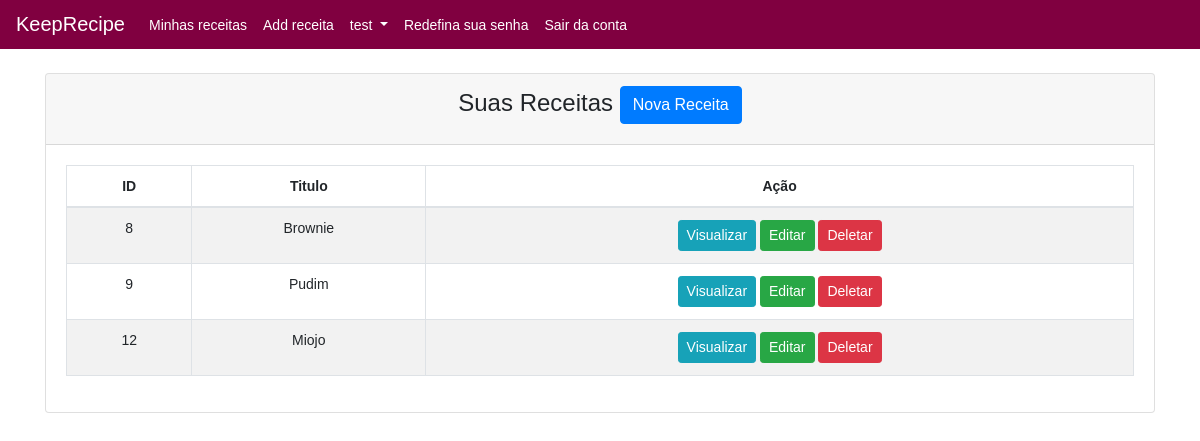
Screenshot of /KeepRecipeV2/welcome.php (signed in) with the database file from the repository.
### tables this page shows
CREATE TABLE `recipe` (
  `id` int(11) NOT NULL,
  `title` varchar(255) NOT NULL,
  `modo_preparo` varchar(255) NOT NULL,
  `ingredient` varchar(255) NOT NULL,
  `id_user` int(11) NOT NULL,
  `created_at` datetime NOT NULL DEFAULT current_timestamp()
);

### KeepRecipeV2/welcome.php (the view, shortened to what this page needs)
<?php
require 'dbcon.php';
?>
<!DOCTYPE html>
<html lang="pt-br">
<head>
    <link rel="stylesheet" href="https://stackpath.bootstrapcdn.com/bootstrap/4.5.2/css/bootstrap.min.css">
</head>
<body>
    <nav class="navbar navbar-expand-lg navbar-light" style="background-color: #800040;">
        <a class="navbar-brand" href="#"  style="color: #ffffff;">KeepRecipe</a>
        <div class="collapse navbar-collapse" id="navbarSupportedContent">
            <ul class="navbar-nav mr-auto">
                <li class="nav-item active">
                    <a class="nav-link" href="#" style="color: #ffffff;"> Minhas receitas <span class="sr-only">(current)</span></a>
                </li>
                <li class="nav-item active">
                    <a class="nav-link" href="#"  style="color: #ffffff;">Add receita</a>
                </li>
                <li class="nav-item dropdown">
                    <a class="nav-link dropdown-toggle" href="#" id="navbarDropdown" role="button" data-toggle="dropdown" aria-haspopup="true" aria-expanded="false"  style="color: #ffffff;">
                        <?php echo htmlspecialchars($_SESSION["username"]); ?>
                    </a>
                </li>
                <li>
                    <a class="nav-link" href="reset-password.php" style="color: #ffffff;">Redefina sua senha</a>
                </li>
                <li>
                    <a class="nav-link"href="logout.php" style="color: #ffffff;">Sair da conta</a>
                </li>
            </ul>
        </div>
    </nav>
    <div class="container mt-4">
        <div class="row">
            <div class="col-md-12">
                <div class="card">
                    <div class="card-header">
                        <h4>Suas Receitas
                            <a href="recipe-create.php" class="btn btn-primary float-end">Nova Receita</a>
                        </h4>
                    </div>
                    <div class="card-body">
                        <table class="table table-bordered table-striped">
                            <thead>
                                <tr>
                                    <th>ID</th>
                                    <th>Titulo</th>
                                    <th>Ação</th>
                                </tr>
                            </thead>
                            <tbody>
                                <?php
                                    $query = "SELECT * FROM recipe";
                                    $query_run = mysqli_query($con, $query);
                                    if(mysqli_num_rows($query_run) > 0)
                                    {
                                        foreach($query_run as $recipe)
                                        {
                                            ?>
                                            <tr>
                                                <td><?= $recipe['id']; ?></td>
                                                <td><?= $recipe['title']; ?></td>
                                                <td>
                                                    <a href="recipe-view.php?id=<?= $recipe['id']; ?>" class="btn btn-info btn-sm">Visualizar</a>
                                                    <a href="recipe-edit.php?id=<?= $recipe['id']; ?>" class="btn btn-success btn-sm">Editar</a>
                                                    <form action="crud.php" method="POST" class="d-inline">
                                                        <button type="submit" name="delete_recipe" value="<?=$student['id'];?>" class="btn btn-danger btn-sm">Deletar</button>
                                                    </form>
                                                </td>
                                            </tr>
                                            <?php
                                        }
                                    }
                                    else
                                    {
                                        echo "<h5> Nenhuma receita cadastrada </h5>";
                                    }
                                ?>
                            </tbody>
                        </table>
                    </div>
                </div>
            </div>
        </div>
    </div>
</body>
</html>

### KeepRecipeV2/welcome.php (style rules this page uses)
body { font: 14px sans-serif; text-align: center; }

### rows the page displays
recipe: id "8", title "Brownie"
recipe: id "9", title "Pudim"
recipe: id "12", title "Miojo"

### other values shown
$_SESSION["username"] "test"
